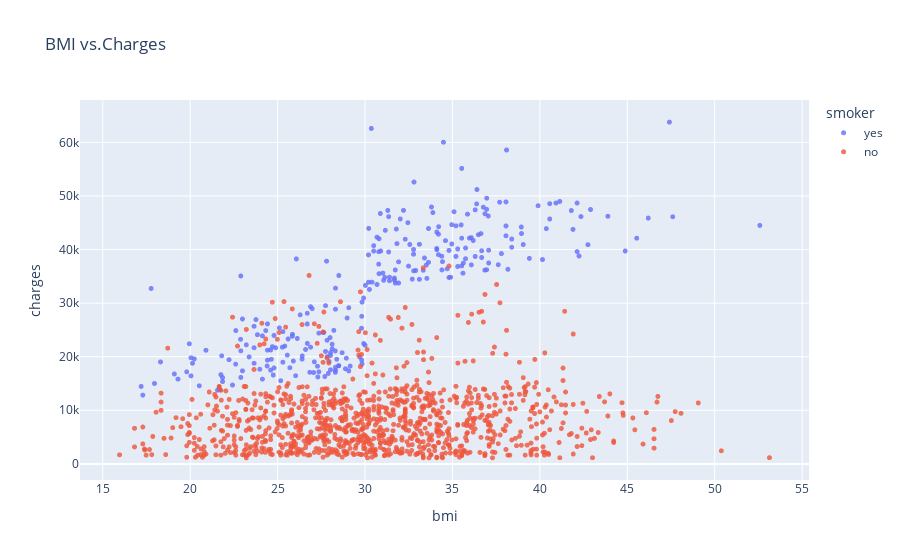

The notebook cell saved with this chart:
### Code cell
fig7 = px.scatter(medical_df,
                  x='bmi',
                  y='charges',
                  color='smoker',
                  opacity=0.8,
                  hover_data=['sex'],
                  title='BMI vs.Charges')
fig7.update_traces(marker_size=5)
fig7.show()

### Figure 1 — Plotly figure (JSON) as saved in the notebook; plotly's stock layout.template omitted (floating-point values rounded to 4 significant figures; data arrays with more than 128 entries replaced by an {"elided": "..."} marker saying what was removed)
{"data": [{"customdata": {"elided": "274x1 str values"}, "hovertemplate": "smoker=yes<br>bmi=%{x}<br>charges=%{y}<br>sex=%{customdata[0]}<extra></extra>", "legendgroup": "yes", "marker": {"color": "#636efa", "opacity": 0.8, "size": 5, "symbol": "circle"}, "mode": "markers", "name": "yes", "showlegend": true, "type": "scattergl", "x": {"elided": "274 float values"}, "xaxis": "x", "y": {"elided": "274 float values"}, "yaxis": "y"}, {"customdata": {"elided": "1064x1 str values"}, "hovertemplate": "smoker=no<br>bmi=%{x}<br>charges=%{y}<br>sex=%{customdata[0]}<extra></extra>", "legendgroup": "no", "marker": {"color": "#EF553B", "opacity": 0.8, "size": 5, "symbol": "circle"}, "mode": "markers", "name": "no", "showlegend": true, "type": "scattergl", "x": {"elided": "1064 float values"}, "xaxis": "x", "y": {"elided": "1064 float values"}, "yaxis": "y"}], "layout": {"legend": {"title": {"text": "smoker"}, "tracegroupgap": 0}, "title": {"text": "BMI vs.Charges"}, "xaxis": {"anchor": "y", "domain": [0, 1], "title": {"text": "bmi"}}, "yaxis": {"anchor": "x", "domain": [0, 1], "title": {"text": "charges"}}}}
